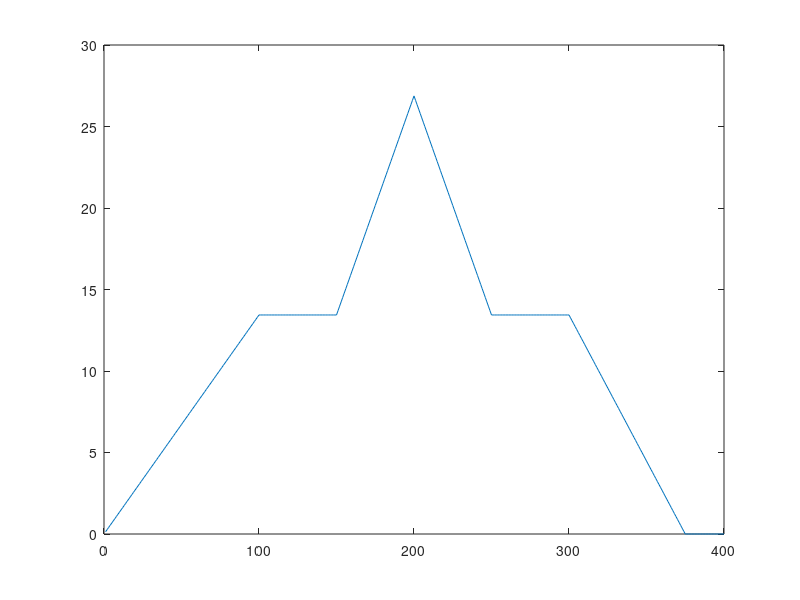

Reproduce this figure in MATLAB.
% Homework #9

% Initialization 

clc;
clear all;
close all;
m = 1600;  % Mass in Kg
Fe = 1385;  % Max. Engine Force in N
Cd = 0.48;  % Aerodynamic drag coefficient in N-s/m
Vmax = 53.75; % Max. vehicle speed in m/s
dt = 1;


% Reference speed to be tracked over [0,400]
for t=1:100
    r(t) = Vmax*t/(4*100);
end
r(101:150) = Vmax/4;
for t = 151:200
    r(t) = Vmax/4*(1 + (t-150)/50) ;
end
for t = 201:250
    r(t) = Vmax/2*(1 - (t-200)/100);
end
r(251:300) = Vmax/4;
for t = 301:375
    r(t) = Vmax/4*(1 - (t-300)/75);
end
r(376:400) = 0;


figure
plot(r)


% System Equation

%m*Sdd(t) = -*Cd*Sd(t)^2 + Fe*u(t)


